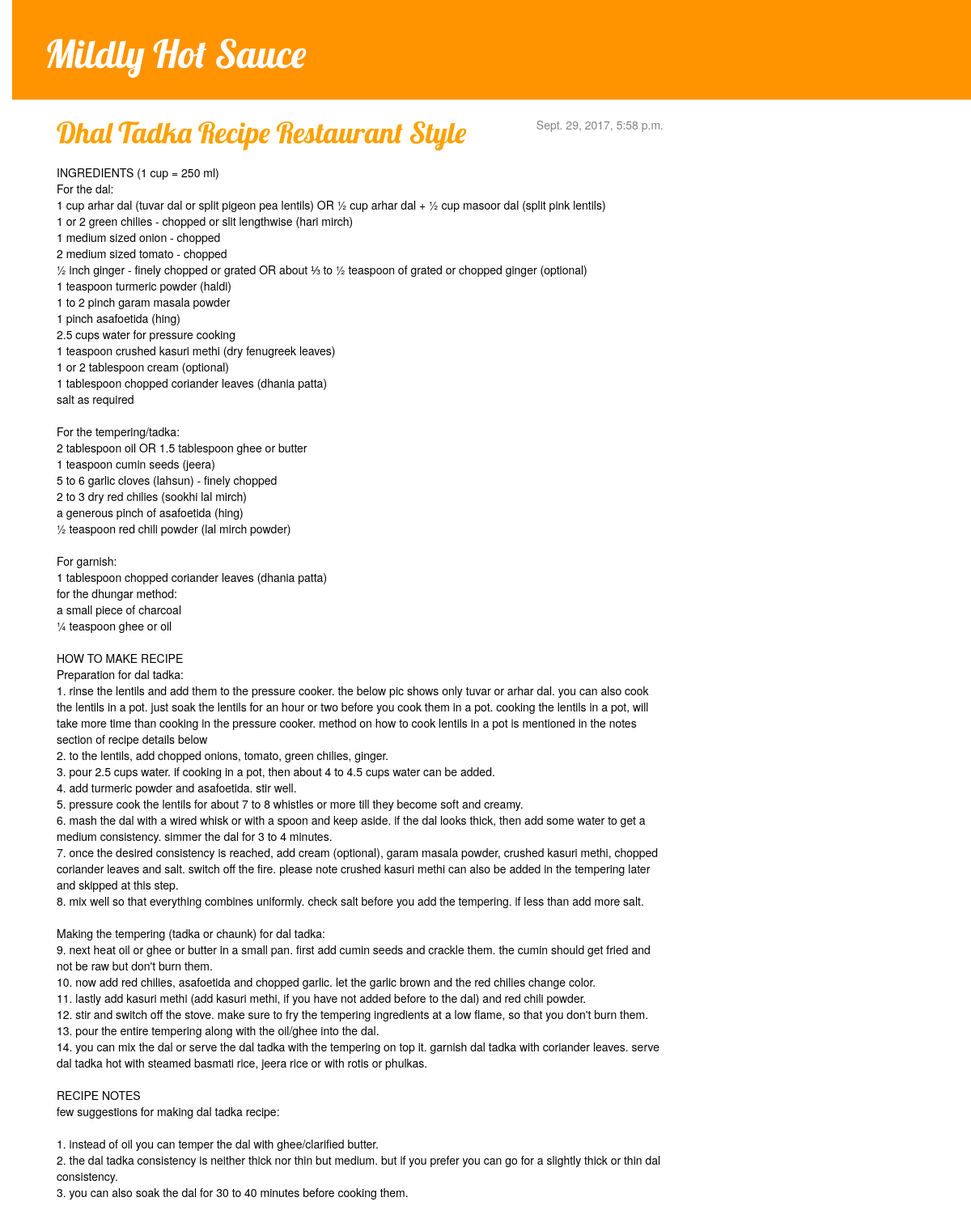
Screenshot of /blog/post/4/ with the database file from the repository.
### blog/models.py (models this page shows, shortened)
class Post(models.Model):
    author = models.ForeignKey('auth.User')
    title = models.CharField(max_length=200)
    text = models.TextField()
    created_date = models.DateTimeField(default=timezone.now)
    published_date = models.DateTimeField(blank=True, null=True)

### blog/views.py (the view)
# urls.py: url(r'^post/(?P<pk>\d+)/$', views.post_detail, name="post_detail"),
def post_detail(request, pk):
    post = get_object_or_404(Post, pk=pk)
    return render(request, 'blog/post_detail.html', {'post': post})

### blog/templates/blog/post_detail.html (shortened to what this page needs)
{% extends 'blog/base.html' %}
{% block content %}
    <div class="post">
        <h1>{{ post.title }}</h1>
        {% if post.published_date %}
            <div class="date">{{ post.published_date }}</div>
            {% endif %}
        <br><br>
        <p>{{ post.text|linebreaksbr }}</p>
    </div>
{% endblock %}

### blog/static/css/blog.css (style rules this page uses)
body { padding-left: 15px; }
h1, h2, h3, h4 { font-family: 'Lobster', cursive; }
.date { color: #828282; float: right; }
.post { margin-bottom: 70px; color: #000000; }
.post h1, .post h1 a, .post .date { display:inline; }
.post h1 { color: #FCA205; }

### rows the page displays
Post: title "Dhal Tadka Recipe Restaurant Style", published_date "Sept. 29, 2017, 5:58 p.m.", text "INGREDIENTS (1 cup = 250 ml) For the dal: 1 cup arhar dal (tuvar dal or split pigeon pea lentils) OR ½ cup arhar dal + ½ cup masoor dal (split pink lentils) 1 or 2 green chilies - chopped or slit lengthwise (hari mirch) 1 medium sized onion - chopped 2 medium sized tomato - chopped ½ inch ginger - finely chopped or grated OR about ⅓ to ½ teaspoon of grated or chopped ginger (optional) 1 teaspoon turmeric powder (haldi) 1 to 2 pinch garam masala powder 1 pinch asafoetida (hing) 2.5 cups water for pressure cooking 1 teaspoon crushed kasuri methi (dry fenugreek leaves) 1 or 2 tablespoon cream (optional) 1 tablespoon chopped coriander leaves (dhania patta) salt as required For the…"
